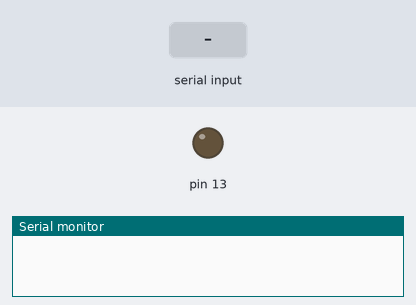
A sketch run on a simulated Arduino Uno, built with avr-gcc and run on an emulated ATmega328P. Parts: output pins drawn as LEDs (lit = HIGH), the last lines printed to the serial monitor. The test bench sets the inputs (shaded band).

Above: at 1.2 s.
1.3 s: "1" received over Serial
At 1.7 s:
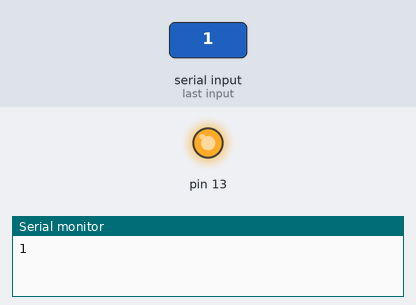
2.8 s: "0" received over Serial
At 4.1 s:
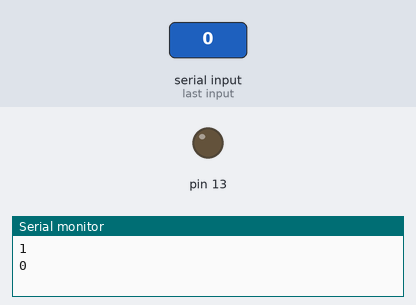
Timing chart, 0 to 5.8 s (numbered marks = the images above; inputs shaded):
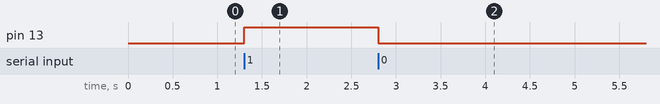

The sketch:

arduino-python-com.ino
```cpp
char ser;
void setup() {

pinMode(13,1);
Serial.begin(9600);

}

void loop() {
  if(Serial.available() > 0){

    ser= Serial.read();
    Serial.println(ser);
    }
  if(ser == '1'){
    digitalWrite(13,1);
    }else{
     digitalWrite(13,0);

    }


}
```

Measured:
- after the input at 1.3 s, pin 13: LOW → HIGH at once
- after the input at 2.8 s, pin 13: HIGH → LOW at once
